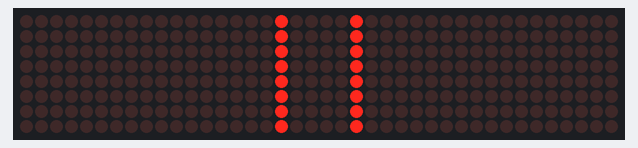
A sketch run on a simulated Arduino Uno, built with avr-gcc and run on an emulated ATmega328P. Parts: 40×8 LED matrix.

Above: at 0.12 s.
At 0.54 s:
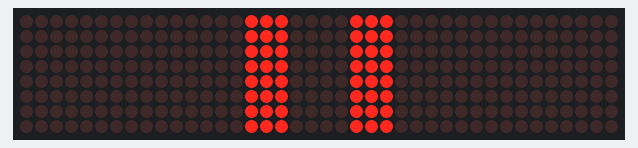
At 0.96 s:
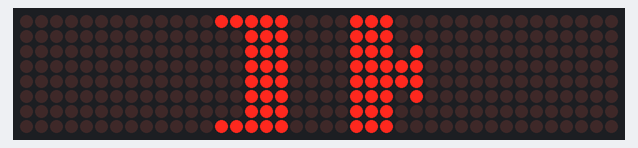
At 1.38 s:
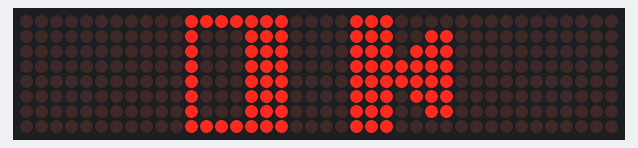
At 2.0 s:
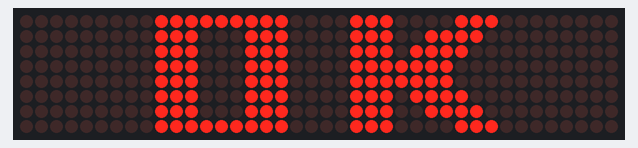
At 22.67 s:
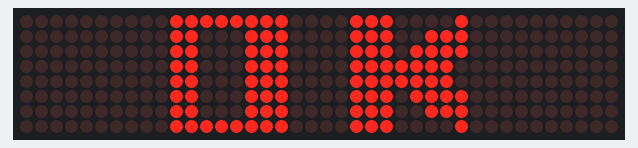

Measured:
- what the display in image 4 shows lasts 3.0 s, from 1.9 s to 4.9 s

The sketch:

OK.ino
```cpp
//We always have to include the library
#include "LedControl.h"

/*
 Now we need a LedControl to work with.
 ***** These pin numbers will probably not work with your hardware *****
 pin 12 is connected to the DataIn
 pin 11 is connected to the CLK
 pin 10 is connected to LOAD
 ***** Please set the number of devices you have *****
 But the maximum default of 8 MAX72XX wil also work.
 */
LedControl lc=LedControl(12,11,10,5);
int delaytime1=200;
int OKc=0;
int OKs=1;
int OKt=0;
/*
 This time we have more than one device.
 But all of them have to be initialized
 individually.
 */
void setup() {
  //we have already set the number of devices when we created the LedControl
  int devices=lc.getDeviceCount();
  //we have to init all devices in a loop
  for(int address=0;address<devices;address++) {
    /*The MAX72XX is in power-saving mode on startup*/
    lc.shutdown(address,false);
    /* Set the brightness to a medium values */
    lc.setIntensity(address,3);
    /* and clear the display */
    lc.clearDisplay(address);
  }
}

void loop()
{
  lc.setColumn(2,1,B11111111);
  lc.setColumn(2,6,B11111111);
  delay(delaytime1);
  lc.setColumn(2,0,B11111111);
  lc.setColumn(2,7,B11111111);
  delay(delaytime1);
  lc.setColumn(1,7,B11111111);
  lc.setColumn(3,0,B11111111);
  delay(delaytime1);
  lc.setColumn(1,6,B10000001);
  lc.setColumn(3,1,B00011000);
  delay(delaytime1);
  lc.setColumn(1,5,B10000001);
  lc.setColumn(3,2,B00111100);
  delay(delaytime1);
  lc.setColumn(1,4,B10000001);
  lc.setColumn(3,3,B01111110);
  delay(delaytime1);
  lc.setColumn(1,3,B11111111);
  lc.setColumn(3,4,B01111110);
  delay(delaytime1);
  lc.setColumn(1,2,B11111111);
  lc.setColumn(3,5,B11100111);
  delay(delaytime1);
  lc.setColumn(1,1,B11111111);
  lc.setColumn(3,6,B11000011);
  delay(delaytime1);
  lc.setColumn(3,7,B10000001);
  delay(1000);
  while (OKt<=5)
  {

    lc.setRow(1,0,B01111111);
    lc.setRow(1,1,B01110001);
    lc.setRow(1,2,B01110001);
    lc.setRow(1,3,B01110001);
    lc.setRow(1,4,B01110001);
    lc.setRow(1,5,B01110001);
    lc.setRow(1,6,B01110001);
    lc.setRow(1,7,B01111111);
    lc.setRow(2,0,B11000011);
    lc.setRow(2,1,B11000011);
    lc.setRow(2,2,B11000011);
    lc.setRow(2,3,B11000011);
    lc.setRow(2,4,B11000011);
    lc.setRow(2,5,B11000011);
    lc.setRow(2,6,B11000011);
    lc.setRow(2,7,B11000011);
    lc.setRow(3,0,B10000111);
    lc.setRow(3,1,B10011110);
    lc.setRow(3,2,B10111100);
    lc.setRow(3,3,B11111000);
    lc.setRow(3,4,B11111000);
    lc.setRow(3,5,B10111100);
    lc.setRow(3,6,B10011110);
    lc.setRow(3,7,B10000111);
    delay(2000);
    while (OKs<=3)
    {
      while (OKc<=7)
      {
        lc.setRow(OKs,OKc,0);
        OKc++;
      }
      OKs++;
      OKc=0;
    }
    OKs=0;
    delay(1000);
    OKt++;
  }
  OKt=0;
}
```
